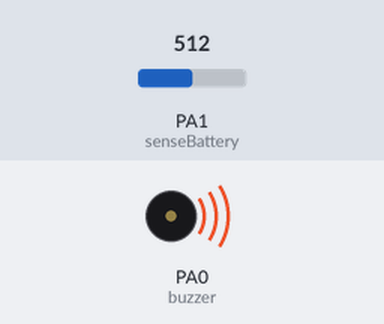
Recording of a sketch running on a simulated STM32 Blue Pill. Parts: buzzer (waves = sounding, pin HIGH). Inputs (shaded band) come from the test bench; at power-on: PA1 (senseBattery) = 512. What the sketch prints to the serial monitor is not drawn.

Above: at 0.05 s.
Timing chart, 0 to 3.0 s (numbered marks = the images above):
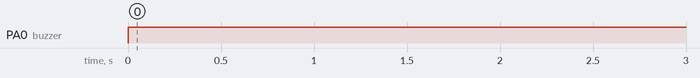

The sketch:

Battery_Compensastion.ino
```cpp
//reads battery voltage and compensates the speed of motor respectively
//warns about the depleting battery voltage
//volatage divider and fed to analog pin of stm32 for measurement

#define senseBattery PA1
#define buzzer PA0

#define BUZZER_ON   (GPIOA_BASE->BSRR |= (1 << 0))
#define BUZZER_OFF  (GPIOA_BASE->BSRR |= (1 << 16))

//pins lai io configure gareko xaina hai ..garna birselas ni


float volts = 0;

void setup() {
  Serial.begin(115200);
  pinMode(senseBattery, INPUT);
  pinMode(buzzer,OUTPUT);
}

void loop() {
  volts = analogRead(senseBattery) / 112.81;
  Serial.println(volts, 1);

 if (volts < 10.0f) {
    digitalWrite(buzzer, HIGH);
    delay(100);
    digitalWrite(buzzer, LOW);
  }
}
```

Measured:
- by itself, PA0 (buzzer): LOW → HIGH at 0.00 s
